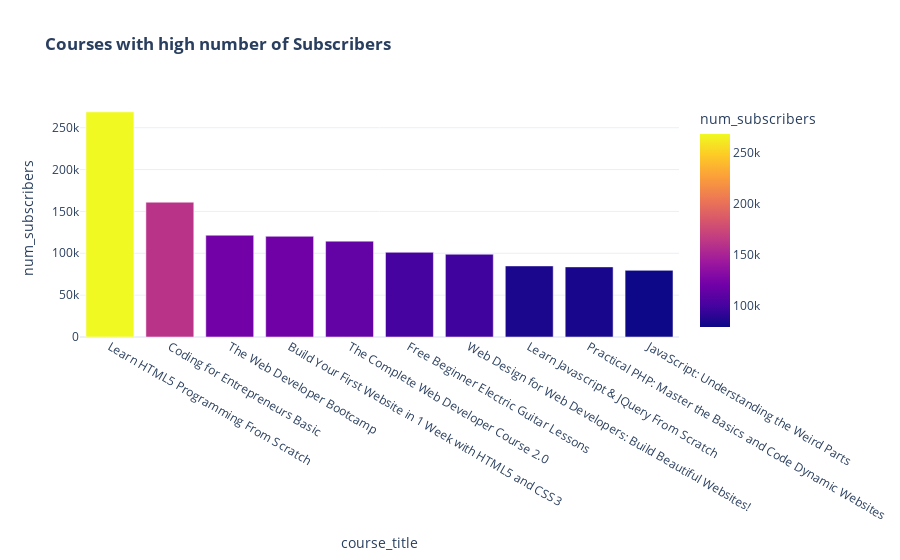

This figure's notebook cell:
### Code cell
fig = px.bar(num_subs, x='course_title',y='num_subscribers',
             title='<b>Courses with high number of Subscribers</b>', color='num_subscribers',template='plotly_white')

fig.show()

### Figure 1 — Plotly figure (JSON) as saved in the notebook; plotly's stock layout.template omitted (floating-point values rounded to 4 significant figures)
{"data": [{"alignmentgroup": "True", "hovertemplate": "course_title=%{x}<br>num_subscribers=%{marker.color}<extra></extra>", "legendgroup": "", "marker": {"color": [268923, 161029, 121584, 120291, 114512, 101154, 98867, 84897, 83737, 79612], "coloraxis": "coloraxis", "pattern": {"shape": ""}}, "name": "", "offsetgroup": "", "orientation": "v", "showlegend": false, "textposition": "auto", "type": "bar", "x": ["Learn HTML5 Programming From Scratch", "Coding for Entrepreneurs Basic", "The Web Developer Bootcamp", "Build Your First Website in 1 Week with HTML5 and CSS3", "The Complete Web Developer Course 2.0", "Free Beginner Electric Guitar Lessons", "Web Design for Web Developers: Build Beautiful Websites!", "Learn Javascript & JQuery From Scratch", "Practical PHP: Master the Basics and Code Dynamic Websites", "JavaScript: Understanding the Weird Parts"], "xaxis": "x", "y": [268923, 161029, 121584, 120291, 114512, 101154, 98867, 84897, 83737, 79612], "yaxis": "y"}], "layout": {"barmode": "relative", "coloraxis": {"colorbar": {"title": {"text": "num_subscribers"}}, "colorscale": [[0, "#0d0887"], [0.1111, "#46039f"], [0.2222, "#7201a8"], [0.3333, "#9c179e"], [0.4444, "#bd3786"], [0.5556, "#d8576b"], [0.6667, "#ed7953"], [0.7778, "#fb9f3a"], [0.8889, "#fdca26"], [1, "#f0f921"]]}, "legend": {"tracegroupgap": 0}, "title": {"text": "<b>Courses with high number of Subscribers</b>"}, "xaxis": {"anchor": "y", "domain": [0, 1], "title": {"text": "course_title"}}, "yaxis": {"anchor": "x", "domain": [0, 1], "title": {"text": "num_subscribers"}}}}
